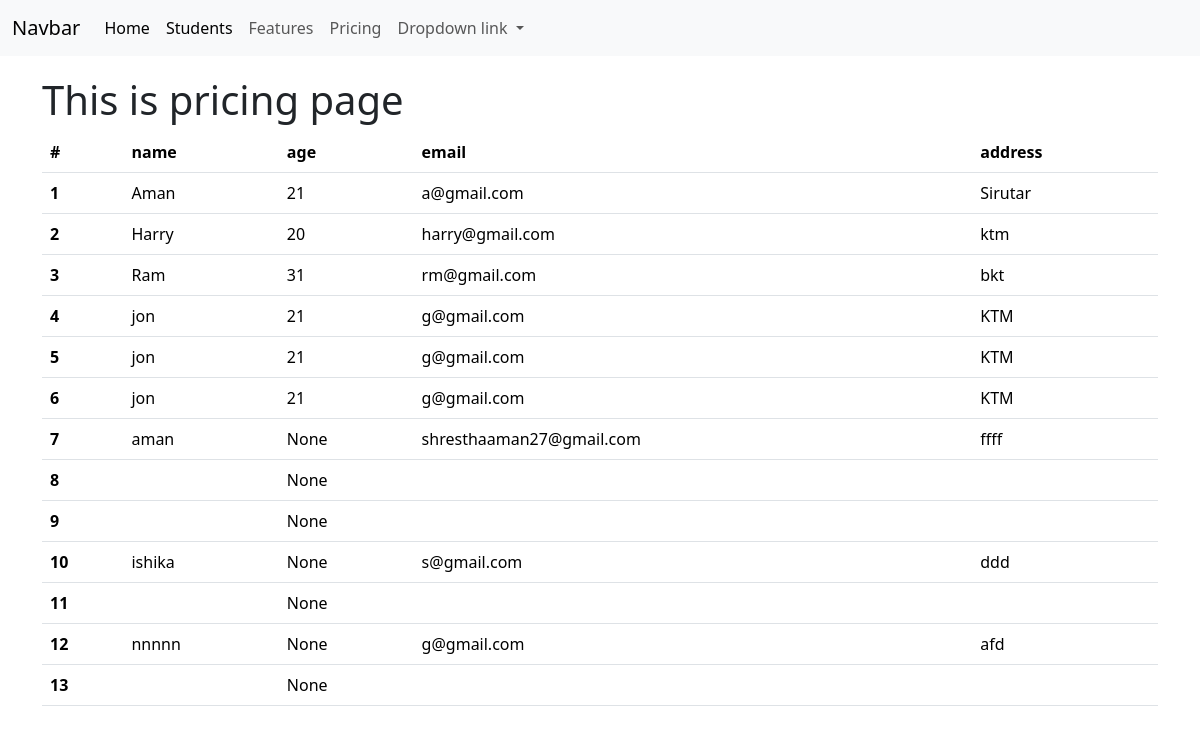
Before: /pricing/ with the older database file.
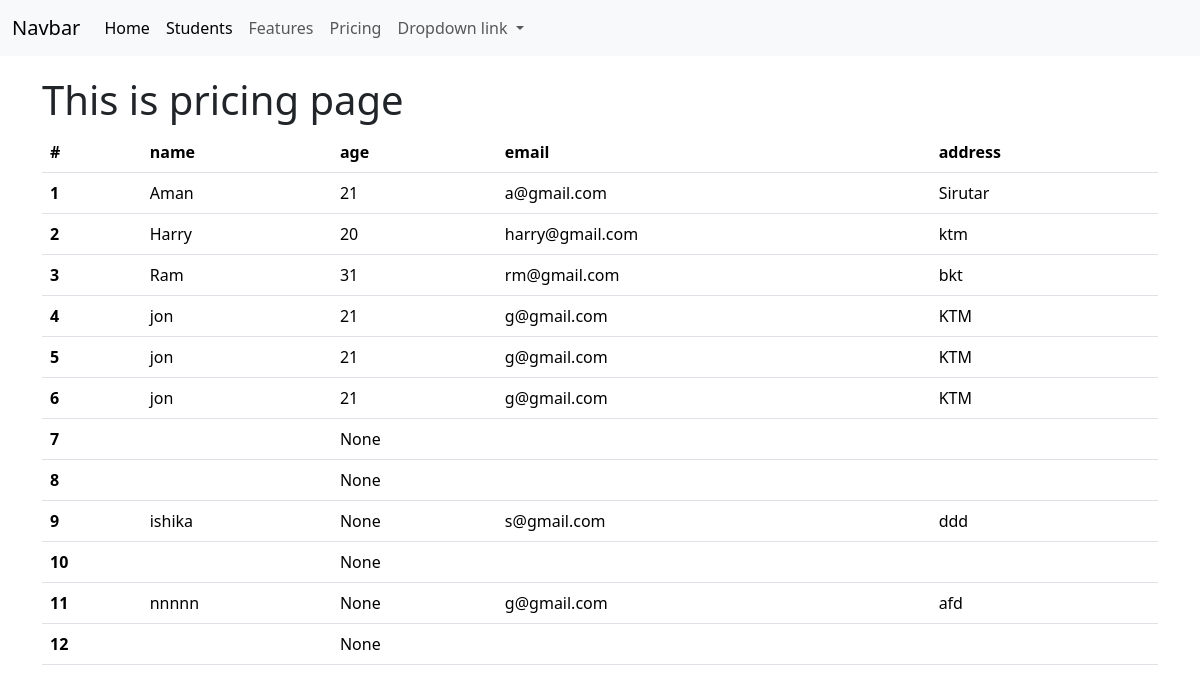
After: the same page with the newer database file.
### home/models.py (models this page shows, shortened)
class Student(models.Model):
    name = models.CharField(max_length=30)
    age = models.IntegerField(null=True, blank=True)
    address = models.CharField(max_length=50)
    email = models.EmailField(max_length=20)
    classroom = models.ForeignKey(ClassRoom, on_delete=models.CASCADE, related_name="classroom_student",
                               null=True, blank=True)

### home/views.py (the view)
# urls.py: path('pricing/', temp_inherit_pricing, name="temp_inherit_pricing"),
def temp_inherit_pricing(request):
    students = Student.objects.all()
    return render(request, template_name='home/temp_inherit_pricing.html',
                  context={"students": students})

### home/templates/home/temp_inherit_pricing.html
{% extends 'home/base.html' %}
{% block content %}
<h1>This is pricing page </h1>
<table class="table">
  <thead>
    <tr>
      <th scope="col">#</th>
      <th scope="col">name </th>
      <th scope="col">age</th>
      <th scope="col">email </th>
        <th scope="col">address </th>
    </tr>
  </thead>
  <tbody>
{% for student in students %}
    <tr>
      <th scope="row">{{ forloop.counter }}</th>
      <td>{{student.name}}</td>
      <td>{{student.age}}</td>
      <td>{{student.email}}</td>
        <td>{{student.address}}</td>
    </tr>
   {% endfor %}
  </tbody>
</table>
{% endblock %}

Changed rows visible on the page:
removed Student: name "aman", age "None", email "shresthaaman27@gmail.com", address "ffff"
